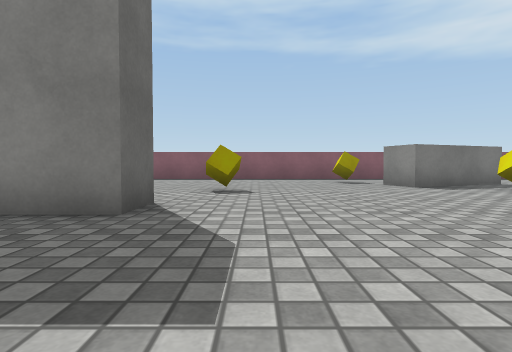
View 1 (above)

18 first-person views from a walk through a 3-D level made in the Unity game engine. The camera is 0.51 m above the floor, tilts 2° down and sees 80° across. The floor is counted in squares, 1 m on a side. Each view is taken from the middle of a square. On the plan, view 1 faces up. The plan holds only what a view shows up to about 9 squares ahead; the rest is blank. The player character is not drawn. Surface patterns are stand-ins for the level's own textures.

View 2
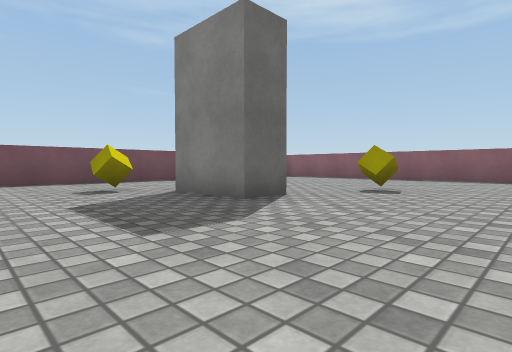

View 3
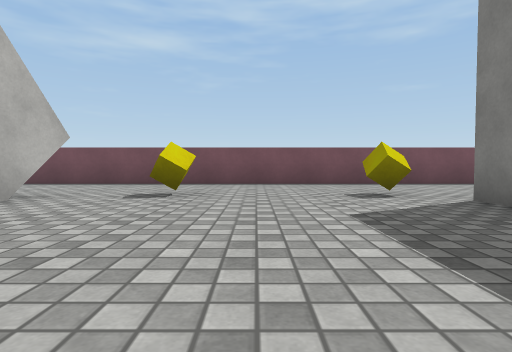

View 4
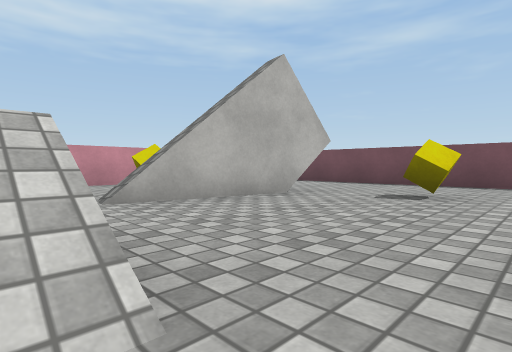

View 5
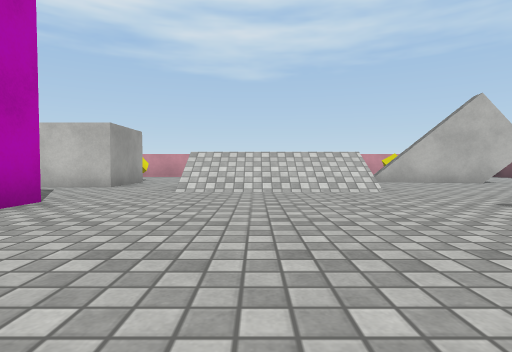

View 6
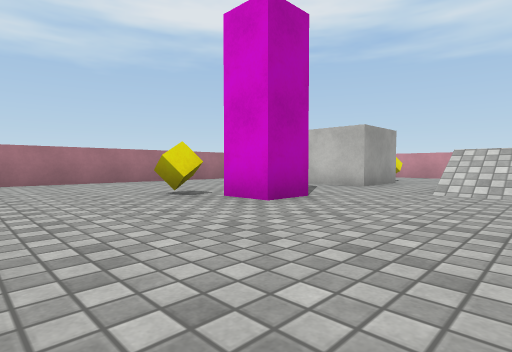

View 7
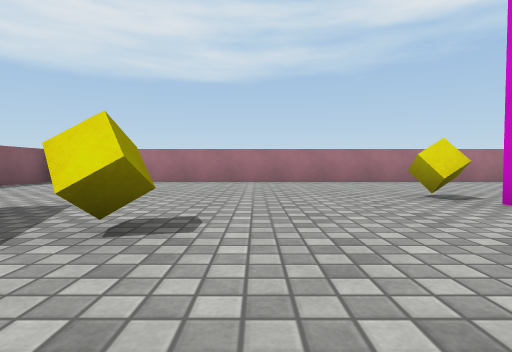

View 8
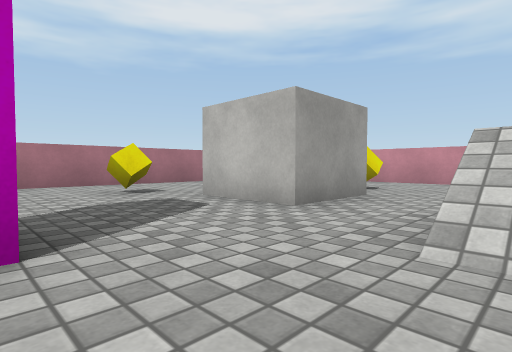

View 9
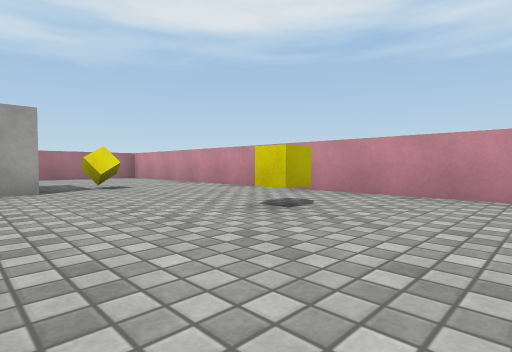

View 10
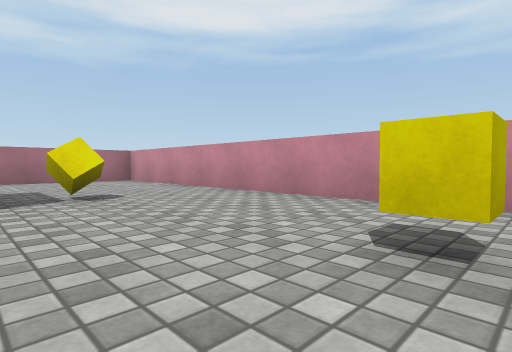

View 11
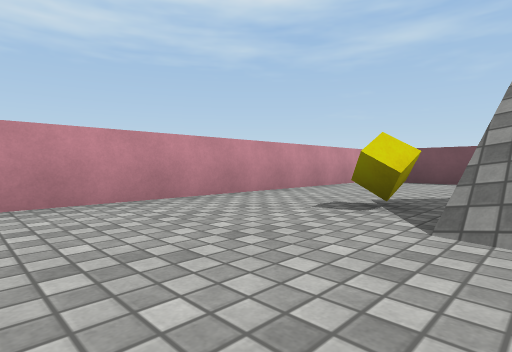

View 12
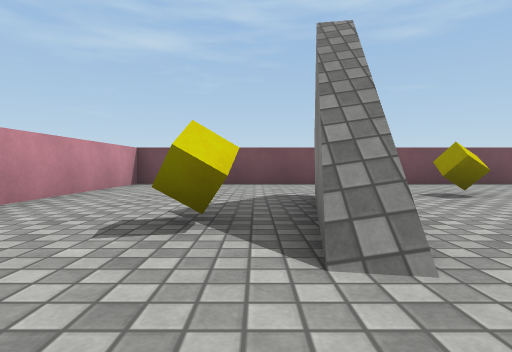

View 13
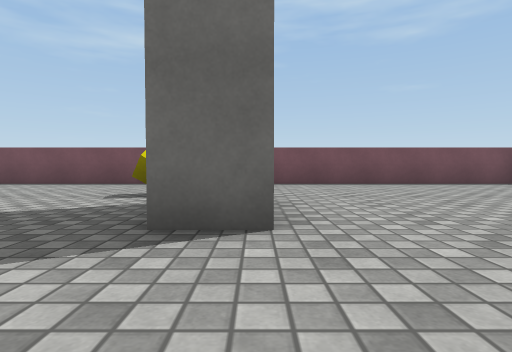

View 14
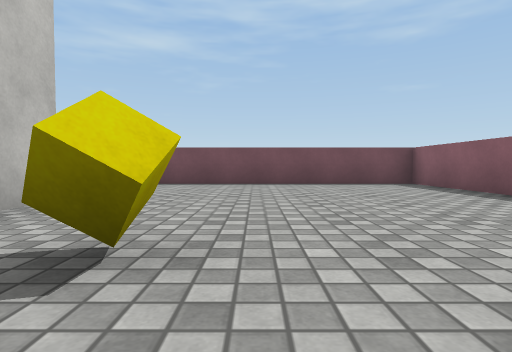

View 15
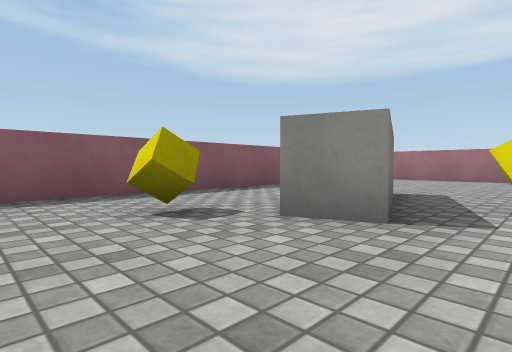

View 16
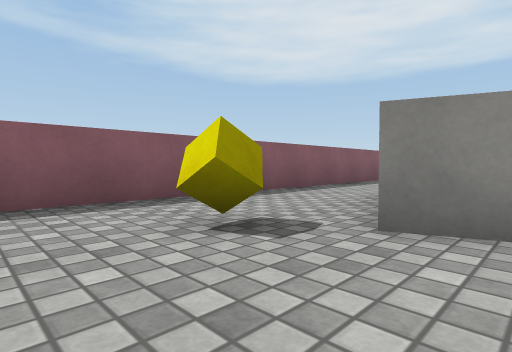

View 17
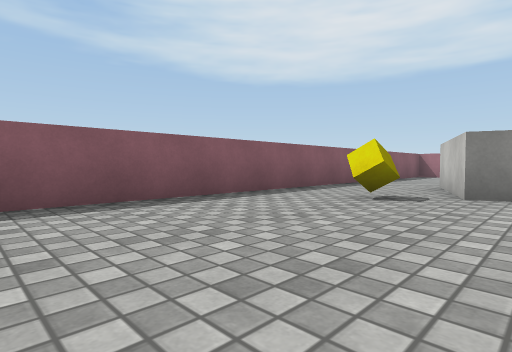

View 18
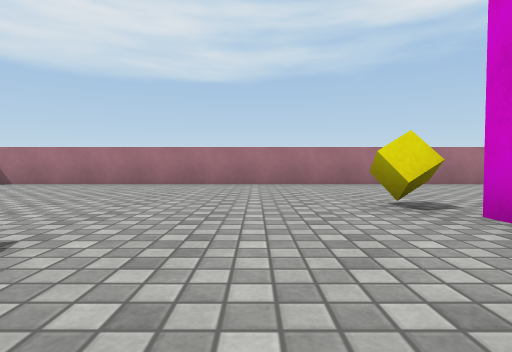

### Floor plan
Points are (right, up) in squares from view 1. A wall is a line through its corners. A room is listed if a view was taken in it or the views show most of it. See-through windows are left out.
Room 1 (views 1, 2, 3, 4, 5, 6, 7, 8, 9, 10, 11, 12, 13, 14, 15, 16, 17, 18)
walls: (-1.4, 4.2) (-1.4, 3.1) (-3.5, 3.1); (-1.3, -4) (-0.7, -4.1); (-3, 4.1) (-2.4, 4.1); (-2.8, -4.2) (-3.9, -4); (6.6, 8.1) (3.7, 7.1) (3.3, 8) (6.2, 9); (-4.5, -3.4) (-1.8, -3.9); (12.2, -6) (12.2, 11); (-4.1, 11.3) (-7.4, 11.3) (-7.4, -8.3) (10.5, -8.3); (12.1, 11.3) (-1.6, 11.3)
objects: yellow cube (-4, -1); yellow cube (-4, 2); yellow cube (-2, -6); yellow cube (-1, 6); yellow cube (2, -6); yellow cube (3, 9); yellow cube (5, 6); other object (6, 1) to (7, 2); yellow cube (7, -5); other object (7, -4) to (8, -2); yellow cube (7, 2); yellow cube (10, -1)

Where each view was taken, in squares from view 1:
view 1: 0 up, 0 right, facing up
view 2: 0 up, 2 right, facing up-left
view 3: 0 up, 1 right, facing left
view 4: 0 up, 1 right, facing down-left
view 5: 5 up, 3 right, facing down
view 6: 5 up, 3 right, facing down-right
view 7: 5 up, 3 right, facing right
view 8: 1 up, 4 right, facing down-right
view 9: 3 down, 0 right, facing down-right
view 10: 4 down, 2 right, facing down-right
view 11: 4 down, 2 right, facing down-left
view 12: 5 down, 1 right, facing left
view 13: 4 up, 1 right, facing left
view 14: 7 up, 1 right, facing left
view 15: 6 up, 1 right, facing up-right
view 16: 7 up, 1 right, facing up-right
view 17: 7 up, 2 left, facing up-right
view 18: 4 up, 4 right, facing right
